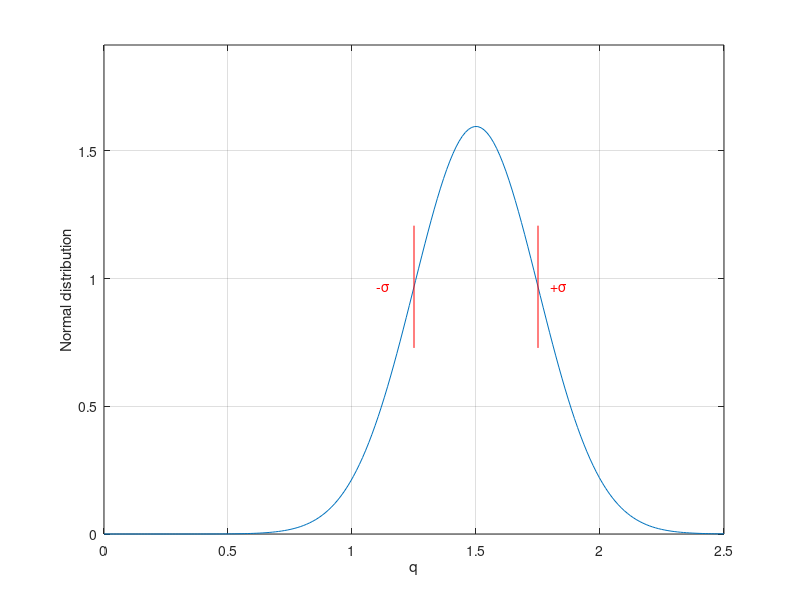

Recreate this plot in MATLAB.
%% PlotGaussWithLines.m
% plot a gaussian curve and annotate one standard deviation
% Author: Vic Vector
%% set parameters
q0=1.5; % mean of distribution
sigmaq=0.25; % standard deviation
qmin=0.0; qmax=2.5; % min and max for plotting
Nq=200;
qa=linspace(qmin, qmax, Nq);
% (relative) height of marks at one-sigma points
TicHeight=0.3;
%% calculate normalized gaussian function
prefactor=1/sqrt(2*pi*sigmaq^2);
Gauss=prefactor*exp( -(qa-q0).^2/(2*sigmaq^2) );
fmax=max(Gauss);
%% plot function
plot(qa, Gauss)
xlabel('q')
ylabel('Normal distribution')
axis([qmin, qmax, 0, 1.2*fmax]);
grid on
%% add annotations at standard deviation marks
qupper=q0+sigmaq;
qlower=q0-sigmaq;
% find exact value of function at one-sigma points
fupper=prefactor*exp( -(qupper-q0).^2/(2*sigmaq^2) );
flower=prefactor*exp( -(qlower-q0).^2/(2*sigmaq^2) );
% length of vertical lines are determined by TicHeight and fmax
MarkLength=TicHeight*fmax;
line([qupper, qupper],[fupper-MarkLength/2,fupper+MarkLength/2],'Color','r');
line([qlower, qlower],[flower-MarkLength/2,flower+MarkLength/2],'Color','r');
text(q0+1.2*sigmaq,fupper, '+\sigma', 'Color', 'r');
text(q0-1.6*sigmaq,flower, '-\sigma', 'Color', 'r');